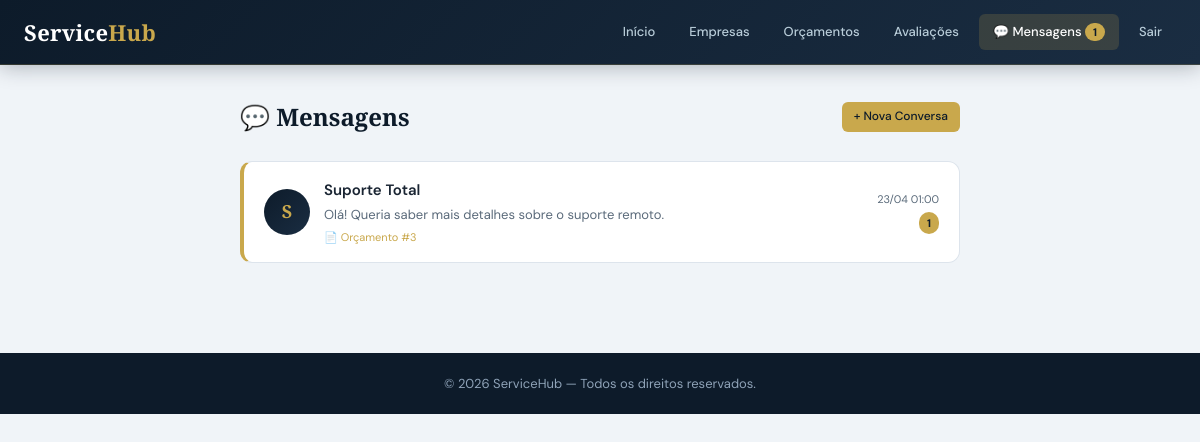
Page /chat/index.php (signed in) on the committed database.
### tables this page shows
CREATE TABLE IF NOT EXISTS conversas (
    id           INT AUTO_INCREMENT PRIMARY KEY,
    cliente_id   INT NOT NULL,
    empresa_id   INT NOT NULL,
    orcamento_id INT NULL COMMENT 'Opcional: chat sobre um orçamento específico',
    created_at   TIMESTAMP DEFAULT CURRENT_TIMESTAMP,
    updated_at   TIMESTAMP DEFAULT CURRENT_TIMESTAMP ON UPDATE CURRENT_TIMESTAMP,
    FOREIGN KEY (cliente_id)   REFERENCES clientes(id)   ON DELETE CASCADE,
    FOREIGN KEY (empresa_id)   REFERENCES empresas(id)   ON DELETE CASCADE,
    FOREIGN KEY (orcamento_id) REFERENCES orcamentos(id) ON DELETE SET NULL,
    UNIQUE KEY uq_conversa (cliente_id, empresa_id)
);

CREATE TABLE empresas (
    id INT AUTO_INCREMENT PRIMARY KEY,
    nome_empresa VARCHAR(100) NOT NULL,
    email VARCHAR(100) NOT NULL UNIQUE,
    senha VARCHAR(255) NOT NULL,
    cnpj VARCHAR(20) UNIQUE,
    telefone VARCHAR(20),
    endereco TEXT,
    descricao TEXT,
    logo VARCHAR(255),
    site VARCHAR(100),
    status TINYINT DEFAULT 1 COMMENT '1=Ativa, 0=Inativa',
    created_at TIMESTAMP DEFAULT CURRENT_TIMESTAMP,
    updated_at TIMESTAMP DEFAULT CURRENT_TIMESTAMP ON UPDATE CURRENT_TIMESTAMP
);

CREATE TABLE orcamentos (
    id INT AUTO_INCREMENT PRIMARY KEY,
    cliente_id INT NOT NULL,
    servico_id INT,
    empresa_id INT,
    quantidade INT DEFAULT 1,
    valor_total DECIMAL(10,2) NOT NULL DEFAULT 0,
    status ENUM('pendente','aprovado','rejeitado','concluido','expirado') DEFAULT 'pendente',
    observacoes TEXT,
    data_orcamento DATE NOT NULL,
    data_validade DATE,
    created_at TIMESTAMP DEFAULT CURRENT_TIMESTAMP,
    updated_at TIMESTAMP DEFAULT CURRENT_TIMESTAMP ON UPDATE CURRENT_TIMESTAMP,
    FOREIGN KEY (cliente_id) REFERENCES clientes(id) ON DELETE CASCADE,
    FOREIGN KEY (servico_id) REFERENCES servicos(id) ON DELETE SET NULL,
    FOREIGN KEY (empresa_id) REFERENCES empresas(id) ON DELETE SET NULL
);

### includes/auth.php (called while the page is built, shortened)
<?php
function isCliente() {
    return isset($_SESSION['tipo_usuario']) && $_SESSION['tipo_usuario'] === 'cliente';
}

### includes/functions.php (called while the page is built, shortened)
<?php
function formatDate($date, $format = 'd/m/Y') {
    return (new DateTime($date))->format($format);
}

### chat/index.php (the view, shortened to what this page needs)
<?php
require_once '../includes/config.php';
require_once '../includes/auth.php';
require_once '../includes/functions.php';
$is_cliente = isCliente();
$is_empresa = isEmpresa();
if ($is_cliente) {
    $uid = $_SESSION['cliente_id'];
    $stmt = $pdo->prepare("
        SELECT cv.*,
               e.nome_empresa AS outro_nome,
               e.id           AS outro_id,
               o.id           AS orc_id,
               (SELECT COUNT(*) FROM mensagens m
                WHERE m.conversa_id = cv.id AND m.lida = 0 AND m.remetente = 'empresa') AS nao_lidas,
               (SELECT m2.conteudo FROM mensagens m2
                WHERE m2.conversa_id = cv.id ORDER BY m2.created_at DESC LIMIT 1) AS ultima_msg,
               (SELECT m2.created_at FROM mensagens m2
                WHERE m2.conversa_id = cv.id ORDER BY m2.created_at DESC LIMIT 1) AS ultima_data
        FROM conversas cv
        JOIN empresas e ON e.id = cv.empresa_id
        LEFT JOIN orcamentos o ON o.id = cv.orcamento_id
        WHERE cv.cliente_id = ?
        ORDER BY ultima_data DESC");
    $stmt->execute([$uid]);
} else {
    header('Location: ../index.php'); exit;
}
$conversas = $stmt->fetchAll();
$total_nao_lidas = array_sum(array_column($conversas, 'nao_lidas'));
?>
<!DOCTYPE html>
<html lang="pt-BR">
<head>
  <link rel="stylesheet" href="../css/estilo.css">
</head>
<body>
<nav class="dash-nav">
  <div class="inner">
    <div class="logo"><h1>Service<span class="logo-span">Hub</span></h1></div>
    <div class="nav-items">
      <?php if ($is_cliente): ?>
        <a href="../dashboard_cliente.php">Início</a>
        <a href="../clientes/empresas.php">Empresas</a>
        <a href="../orcamentos/index.php">Orçamentos</a>
        <a href="../avaliacoes/index.php">Avaliações</a>
        <a href="index.php" class="active">💬 Mensagens<?= $total_nao_lidas ? " <span class='badge-unread'>$total_nao_lidas</span>" : '' ?></a>
      <?php endif; ?>
      <a href="../logout.php">Sair</a>
    </div>
  </div>
</nav>
<div class="container">
  <div class="chat-list-wrap">
    <div class="page-header">
      <h1>💬 Mensagens</h1>
      <?php if ($is_cliente): ?>
        <a href="../clientes/empresas.php" class="btn btn-primary btn-sm">+ Nova Conversa</a>
      <?php endif; ?>
    </div>
    <?php if (empty($conversas)): ?>
    <div class="empty-state">
      <span class="icon">💬</span>
      <p style="font-size:16px;margin-bottom:8px;">Nenhuma conversa ainda.</p>
      <?php if ($is_cliente): ?>
        <p style="font-size:13px;margin-bottom:18px;">Visite a página de uma empresa para iniciar uma conversa.</p>
        <a href="../clientes/empresas.php" class="btn btn-primary">Explorar Empresas</a>
      <?php else: ?>
        <p style="font-size:13px;">Os clientes poderão iniciar conversas através da página da sua empresa.</p>
      <?php endif; ?>
    </div>
    <?php else: ?>
      <?php foreach ($conversas as $cv): ?>
      <a href="conversa.php?id=<?=$cv['id']?>" class="conv-item <?= $cv['nao_lidas'] > 0 ? 'unread' : '' ?>">
        <div class="conv-avatar"><?= strtoupper(substr($cv['outro_nome'], 0, 1)) ?></div>
        <div class="conv-body">
          <div class="conv-name"><?= htmlspecialchars($cv['outro_nome']) ?></div>
          <div class="conv-preview"><?= $cv['ultima_msg'] ? htmlspecialchars(mb_substr($cv['ultima_msg'], 0, 80)) : 'Nenhuma mensagem ainda.' ?></div>
          <?php if ($cv['orc_id']): ?>
            <div class="conv-orc">📄 Orçamento #<?=$cv['orc_id']?></div>
          <?php endif; ?>
        </div>
        <div class="conv-meta">
          <span class="conv-time"><?= $cv['ultima_data'] ? formatDate($cv['ultima_data'], 'd/m H:i') : '' ?></span>
          <?php if ($cv['nao_lidas'] > 0): ?>
            <span class="badge-unread"><?=$cv['nao_lidas']?></span>
          <?php endif; ?>
        </div>
      </a>
      <?php endforeach; ?>
    <?php endif; ?>
  </div>
</div>
<footer style="background:var(--navy);color:var(--slate);text-align:center;padding:20px;margin-top:48px;font-size:13px;">
  © <?= date('Y') ?> ServiceHub — Todos os direitos reservados.
</footer>
</body>
</html>

### css/estilo.css (style rules this page uses)
:root { --navy: #0d1b2a; --navy-mid: #132033; --navy-soft: #1a2d42; --gold: #c9a84c; --gold-lt: #e2c06e; --gold-dim: rgba(201,168,76,.15); --teal: #1e8a7a; --teal-lt: #26b09c; --red: #c0392b; --red-lt: #e74c3c; --green: #1a7a4a; --green-lt: #27ae60; --slate: #8fa3b8; --slate-lt: #b8ccd8; --surface: #ffffff; --bg: #f0f4f8; --border: #dde4ec; --text: #1a2533; --text-muted:#5a6a7a; --radius-sm: 6px; --radius: 12px; --radius-lg: 18px; --shadow-sm: 0 1px 4px rgba(13,27,42,.08); --shadow: 0 4px 20px rgba(13,27,42,.10); --shadow-lg: 0 12px 40px rgba(13,27,42,.14); --transition: .22s cubic-bezier(.4,0,.2,1); }
*, *::before, *::after { box-sizing: border-box; margin: 0; padding: 0; }
html { font-size: 15px; scroll-behavior: smooth; }
body { font-family: 'DM Sans', system-ui, sans-serif; background: var(--bg); color: var(--text); line-height: 1.65; -webkit-font-smoothing: antialiased; }
h1,h2,h3 { font-family: 'Playfair Display', Georgia, serif; color: var(--navy); }
a { color: var(--gold); text-decoration: none; transition: color var(--transition); }
.container { max-width: 1200px; margin: 0 auto; padding: 32px 24px; }
.logo h1 { font-family: 'Playfair Display', serif; font-size: 22px; color: #fff; letter-spacing: .3px; line-height: 1.2; }
.logo h1 span, .logo-span { color: var(--gold); }
.btn { display: inline-flex; align-items: center; gap: 6px; padding: 9px 18px; border-radius: var(--radius-sm); font-size: 13px; font-weight: 500; font-family: 'DM Sans', sans-serif; cursor: pointer; border: none; transition: all var(--transition); text-decoration: none; white-space: nowrap; background: var(--navy-soft); color: var(--slate-lt); }
.btn-primary { background: var(--gold); color: var(--navy); }
.btn-sm { padding: 5px 12px; font-size: 12px; }

### chat/index.php (style rules this page uses)
.dash-nav { background:linear-gradient(135deg,var(--navy) 0%,var(--navy-soft) 100%);border-bottom:1px solid rgba(201,168,76,.2);position:sticky;top:0;z-index:200;box-shadow:0 2px 20px rgba(13,27,42,.3); }
.dash-nav .inner { max-width:1200px;margin:0 auto;padding:0 24px;display:flex;align-items:center;justify-content:space-between;min-height:64px;flex-wrap:wrap;gap:12px; }
.nav-items { display:flex;gap:6px;flex-wrap:wrap;align-items:center; }
.nav-items a { color:var(--slate-lt);font-size:13px;font-weight:500;padding:7px 14px;border-radius:var(--radius-sm);transition:all var(--transition);text-decoration:none; }
.nav-items a:hover,.nav-items a.active { color:#fff;background:rgba(201,168,76,.18); }
.chat-list-wrap { max-width:720px;margin:0 auto; }
.conv-item { display:flex;align-items:center;gap:14px;background:#fff;border:1px solid var(--border);border-radius:var(--radius);padding:16px 20px;margin-bottom:10px;text-decoration:none;color:var(--text);transition:all var(--transition);cursor:pointer; }
.conv-item.unread { border-left:4px solid var(--gold); }
.conv-avatar { width:46px;height:46px;border-radius:50%;background:linear-gradient(135deg,var(--navy),var(--navy-soft));display:flex;align-items:center;justify-content:center;font-size:18px;font-weight:700;color:var(--gold);flex-shrink:0;font-family:'Playfair Display',serif; }
.conv-body { flex:1;min-width:0; }
.conv-name { font-weight:600;font-size:15px;margin-bottom:2px; }
.conv-preview { font-size:13px;color:var(--text-muted);white-space:nowrap;overflow:hidden;text-overflow:ellipsis; }
.conv-meta { display:flex;flex-direction:column;align-items:flex-end;gap:4px;flex-shrink:0; }
.conv-time { font-size:11px;color:var(--text-muted); }
.badge-unread { background:var(--gold);color:var(--navy);border-radius:100px;font-size:11px;font-weight:700;padding:2px 8px;min-width:20px;text-align:center; }
.conv-orc { font-size:11px;color:var(--gold);margin-top:2px; }
.page-header { display:flex;align-items:center;justify-content:space-between;flex-wrap:wrap;gap:12px;margin-bottom:24px; }
.page-header h1 { font-size:24px; }

### rows in the picture
conversas: empresa.nome_empresa "S", empresa.nome_empresa "Suporte Total", ultima_msg "Olá! Queria saber mais detalhes sobre o suporte remoto.", orcamento "3", ultima_data "23/04 01:00", nao_lidas "1"

### other values in the picture
$total_nao_lidas "1"
